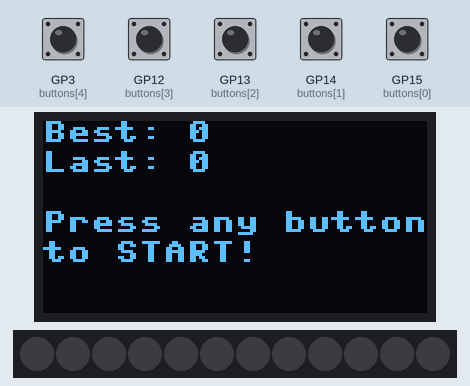
A program run on a simulated Raspberry Pi Pico running MicroPython. On the bench: 128×64 one-colour display, 12 RGB LEDs in strip order, left to right. The inputs (shaded band) are chosen by the test bench; at power-on: GP3 (buttons[4]), GP12 (buttons[3]), GP13 (buttons[2]), GP14 (buttons[1]), GP15 (buttons[0]) LOW. Dim RGB values are drawn brighter than linear; random numbers come from a fixed seed.

Above: at 1.2 s.
1.3 s: GP3 (buttons[4]) pulled HIGH for 1 s
At 3.1 s:
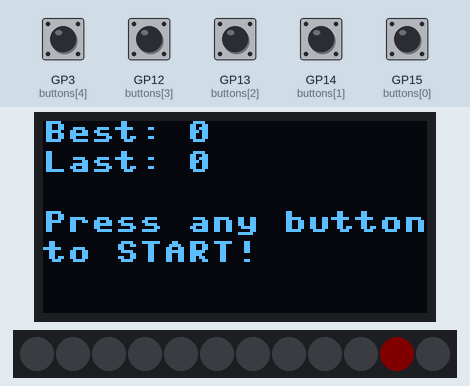
4.8 s: GP3 (buttons[4]) pulled HIGH for 1 s
At 5.2 s:
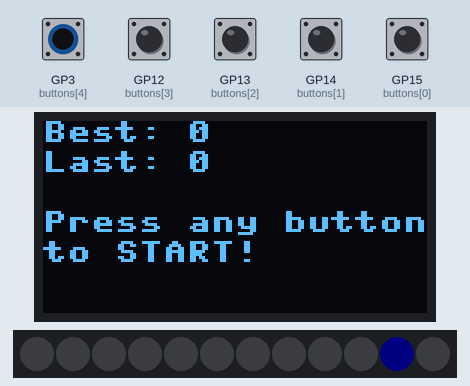
At 5.9 s:
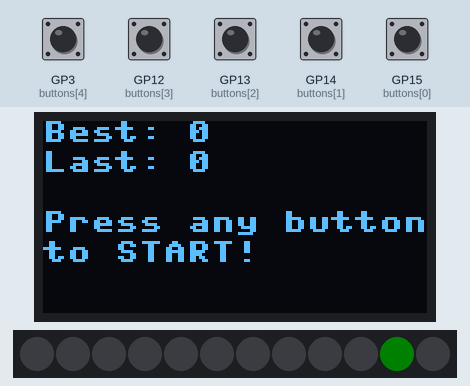
Timing chart, 0 to 7.8 s (numbered marks = the images above; inputs shaded):
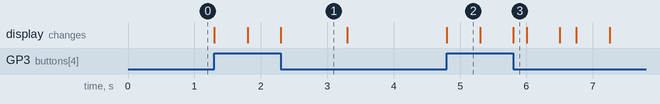

Measured:
- what the display in image 1 shows lasts 1.0 s, from 2.3 s to 3.3 s
- what the display in image 2 shows lasts 0.5 s, from 4.8 s to 5.3 s

The program:

main.py
```python
#region Import
from machine import Pin, SoftI2C
import ssd1306
from neopixel import Neopixel
import time
import random
#endregion

#region Constants
# Pins
SCL_PIN = 9
SDA_PIN = 8
BTN_PINS = [15, 14, 13, 12, 3]  # A, B, C, D, E
LED_PIN = 20

# Display
SCREEN_WIDTH = 128
SCREEN_HEIGHT = 64

# LED Configuration
NUM_LEDS = 12
LED_INDICES = [2, 4, 6, 8, 10]  # Corresponding to buttons A-E
COLORS = {
    'red': (255, 0, 0),
    'green': (0, 255, 0),
    'blue': (0, 0, 255),
    'off': (0, 0, 0)
}

# Game Settings
INITIAL_CHAIN = 1
PATTERN_DELAY = 500  # milliseconds
#endregion

#region Hardware Setup
# Initialize Screen
i2c = SoftI2C(scl=Pin(SCL_PIN), sda=Pin(SDA_PIN))
screen = ssd1306.SSD1306_I2C(SCREEN_WIDTH, SCREEN_HEIGHT, i2c)

# Initialize Buttons
buttons = [Pin(pin, Pin.IN, Pin.PULL_DOWN) for pin in BTN_PINS]

# Initialize LEDs
leds = Neopixel(NUM_LEDS, 0, LED_PIN)
leds.brightness(5)
#endregion

#region Game State
best_score = 0
current_score = 0
pattern = []
chain_length = INITIAL_CHAIN
#endregion

#region Helper Functions
def show_start_screen():
    screen.fill(0)
    screen.text(f'Best: {best_score}', 0, 0)
    screen.text(f'Last: {current_score}', 0, 10)
    screen.text('Press any button', 0, 30)
    screen.text('to START!', 0, 40)
    screen.show()

def generate_pattern(length):
    return [random.randint(0, len(buttons)-1) for _ in range(length)]

def display_pattern(pattern):
    for led_index in pattern:
        leds.set_pixel(LED_INDICES[led_index], COLORS['blue'])
        leds.show()
        time.sleep_ms(PATTERN_DELAY)
        leds.set_pixel(LED_INDICES[led_index], COLORS['off'])
        leds.show()
        time.sleep_ms(PATTERN_DELAY//2)

def wait_for_button(timeout=5000):
    start_time = time.ticks_ms()
    while True:
        for i, btn in enumerate(buttons):
            if btn.value():
                # Debounce
                time.sleep_ms(20)
                while btn.value():
                    pass
                return i
        if time.ticks_diff(time.ticks_ms(), start_time) > timeout:
            return None

def check_pattern(expected_pattern):
    for expected in expected_pattern:
        pressed = wait_for_button()
        if pressed is None or pressed != expected:
            # Incorrect or timeout
            leds.set_pixel(LED_INDICES[pressed], COLORS['red'])
            leds.show()
            time.sleep(1)
            leds.set_pixel(LED_INDICES[pressed], COLORS['off'])
            leds.show()
            return False
        # Visual feedback for correct press
        leds.set_pixel(LED_INDICES[pressed], COLORS['green'])
        leds.show()
        time.sleep(0.2)
        leds.set_pixel(LED_INDICES[pressed], COLORS['off'])
        leds.show()
    return True

def game_over():
    global best_score
    if current_score > best_score:
        best_score = current_score
    show_start_screen()
#endregion

#region Main Game Loop
while True:
    show_start_screen()

    # Wait for any button press to start
    while not any(btn.value() for btn in buttons):
        pass

    # Initialize game
    current_score = 0
    chain_length = INITIAL_CHAIN

    while True:
        # Generate and show pattern
        pattern = generate_pattern(chain_length)
        display_pattern(pattern)

        # Check user input
        if check_pattern(pattern):
            current_score += chain_length
            chain_length += 1
        else:
            break

    # Handle game over
    game_over()
#endregion
```
